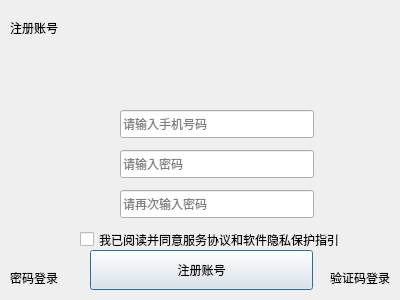
<?xml version="1.0" encoding="UTF-8"?>
<ui version="4.0">
 <class>LoginDialog</class>
 <widget class="QDialog" name="LoginDialog">
  <property name="geometry">
   <rect>
    <x>0</x>
    <y>0</y>
    <width>400</width>
    <height>300</height>
   </rect>
  </property>
  <property name="windowTitle">
   <string>Dialog</string>
  </property>
  <widget class="QLabel" name="label">
   <property name="geometry">
    <rect>
     <x>170</x>
     <y>30</y>
     <width>67</width>
     <height>67</height>
    </rect>
   </property>
   <property name="styleSheet">
    <string notr="true">border-image: url(:/picture/C:/Users/yyc/Desktop/picture/avatar02.svg);</string>
   </property>
   <property name="text">
    <string/>
   </property>
  </widget>
  <widget class="QLabel" name="label_2">
   <property name="geometry">
    <rect>
     <x>90</x>
     <y>150</y>
     <width>22</width>
     <height>22</height>
    </rect>
   </property>
   <property name="styleSheet">
    <string notr="true">border-image: url(:/picture/C:/Users/yyc/Desktop/picture/lock_line.svg);</string>
   </property>
   <property name="text">
    <string/>
   </property>
  </widget>
  <widget class="QLabel" name="label_3">
   <property name="geometry">
    <rect>
     <x>90</x>
     <y>190</y>
     <width>22</width>
     <height>22</height>
    </rect>
   </property>
   <property name="styleSheet">
    <string notr="true">border-image: url(:/picture/C:/Users/yyc/Desktop/picture/choose.svg);</string>
   </property>
   <property name="text">
    <string/>
   </property>
  </widget>
  <widget class="QLabel" name="label_4">
   <property name="geometry">
    <rect>
     <x>360</x>
     <y>10</y>
     <width>16</width>
     <height>16</height>
    </rect>
   </property>
   <property name="styleSheet">
    <string notr="true">border-image: url(:/picture/C:/Users/yyc/Desktop/picture/fullscreen_arrow_exit_line.svg);</string>
   </property>
   <property name="text">
    <string/>
   </property>
  </widget>
  <widget class="QLabel" name="label_5">
   <property name="geometry">
    <rect>
     <x>380</x>
     <y>10</y>
     <width>16</width>
     <height>16</height>
    </rect>
   </property>
   <property name="styleSheet">
    <string notr="true">border-image: url(:/picture/C:/Users/yyc/Desktop/picture/close_line.svg);</string>
   </property>
   <property name="text">
    <string/>
   </property>
  </widget>
  <widget class="QLabel" name="label_6">
   <property name="geometry">
    <rect>
     <x>90</x>
     <y>110</y>
     <width>22</width>
     <height>22</height>
    </rect>
   </property>
   <property name="styleSheet">
    <string notr="true">border-image: url(:/picture/C:/Users/yyc/Desktop/picture/user_line.svg);</string>
   </property>
   <property name="text">
    <string/>
   </property>
  </widget>
  <widget class="QPushButton" name="LoginButton">
   <property name="geometry">
    <rect>
     <x>90</x>
     <y>250</y>
     <width>223</width>
     <height>40</height>
    </rect>
   </property>
   <property name="text">
    <string>注册账号</string>
   </property>
  </widget>
  <widget class="QLabel" name="label_7">
   <property name="geometry">
    <rect>
     <x>10</x>
     <y>20</y>
     <width>72</width>
     <height>15</height>
    </rect>
   </property>
   <property name="text">
    <string>注册账号</string>
   </property>
   <property name="textFormat">
    <enum>Qt::MarkdownText</enum>
   </property>
  </widget>
  <widget class="QLineEdit" name="phoneNumberEdit">
   <property name="geometry">
    <rect>
     <x>120</x>
     <y>110</y>
     <width>194</width>
     <height>28</height>
    </rect>
   </property>
   <property name="inputMask">
    <string/>
   </property>
   <property name="text">
    <string/>
   </property>
   <property name="placeholderText">
    <string>请输入手机号码</string>
   </property>
  </widget>
  <widget class="QLineEdit" name="passwordEdit">
   <property name="geometry">
    <rect>
     <x>120</x>
     <y>150</y>
     <width>194</width>
     <height>28</height>
    </rect>
   </property>
   <property name="echoMode">
    <enum>QLineEdit::Password</enum>
   </property>
   <property name="placeholderText">
    <string>请输入密码</string>
   </property>
  </widget>
  <widget class="QLineEdit" name="confirmPasswordEdit">
   <property name="geometry">
    <rect>
     <x>120</x>
     <y>190</y>
     <width>194</width>
     <height>28</height>
    </rect>
   </property>
   <property name="echoMode">
    <enum>QLineEdit::Password</enum>
   </property>
   <property name="placeholderText">
    <string>请再次输入密码</string>
   </property>
  </widget>
  <widget class="QLabel" name="label_8">
   <property name="geometry">
    <rect>
     <x>10</x>
     <y>270</y>
     <width>72</width>
     <height>15</height>
    </rect>
   </property>
   <property name="text">
    <string>密码登录</string>
   </property>
  </widget>
  <widget class="QLabel" name="label_9">
   <property name="geometry">
    <rect>
     <x>330</x>
     <y>270</y>
     <width>72</width>
     <height>15</height>
    </rect>
   </property>
   <property name="text">
    <string>验证码登录</string>
   </property>
  </widget>
  <widget class="QCheckBox" name="agreeCheckBox">
   <property name="geometry">
    <rect>
     <x>80</x>
     <y>230</y>
     <width>261</width>
     <height>19</height>
    </rect>
   </property>
   <property name="text">
    <string>我已阅读并同意服务协议和软件隐私保护指引</string>
   </property>
  </widget>
 </widget>
 <resources/>
 <connections/>
</ui>
